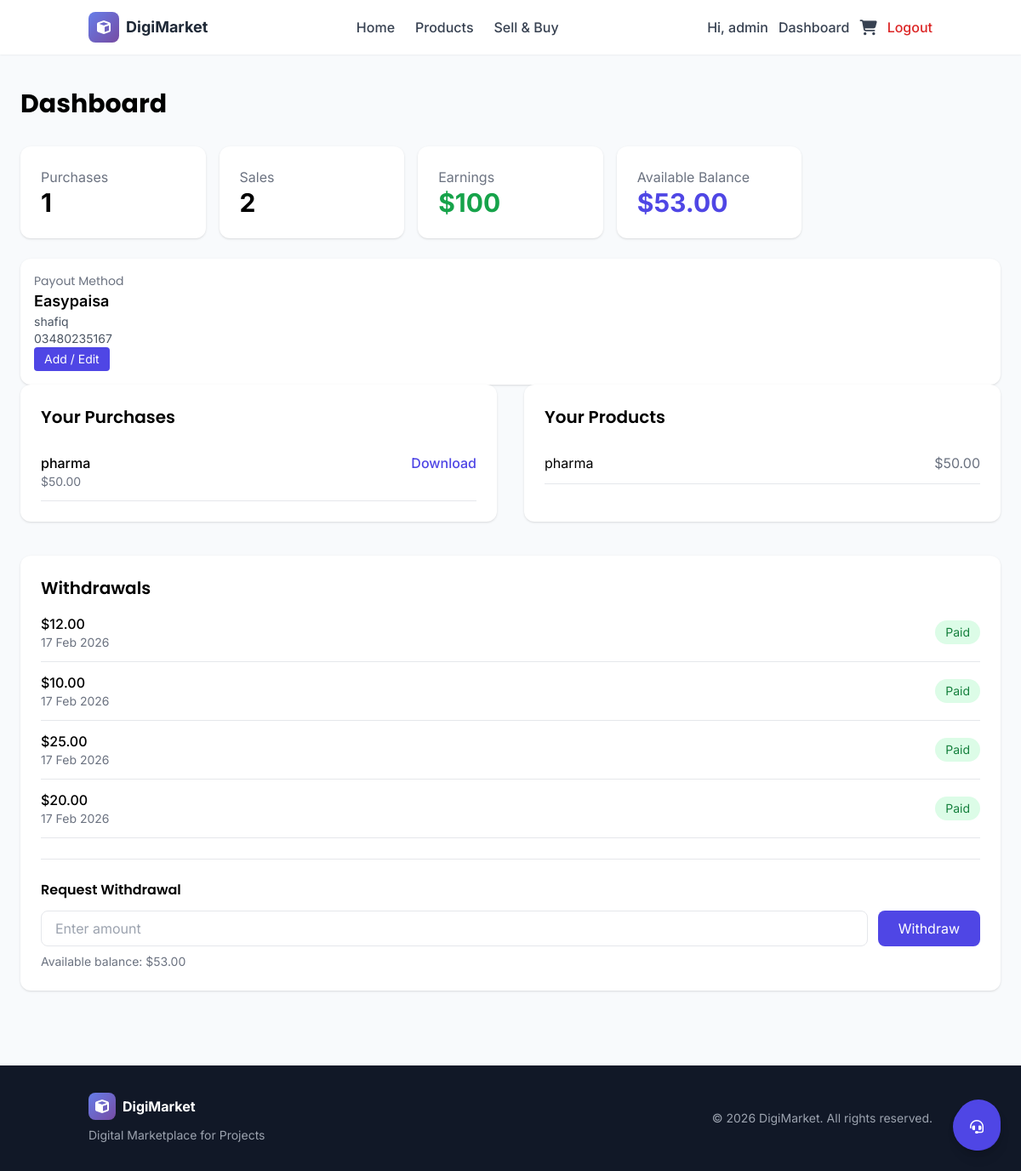
The page /dashboard/ (signed in) on the database its author committed.
### accounts/models.py (models this page shows, shortened)
class SellerProfile(models.Model):
    user = models.OneToOneField(User, on_delete=models.CASCADE)
    available_balance = models.DecimalField(max_digits=10, decimal_places=2, default=0)
    pending_balance = models.DecimalField(max_digits=10, decimal_places=2, default=0)
    PAYMENT_METHODS = (
        ('easypaisa', 'EasyPaisa'),
        ('jazzcash', 'JazzCash'),
        ('bank', 'Bank Transfer'),
    )
    payout_method = models.CharField(max_length=20, choices=PAYMENT_METHODS, blank=True, null=True)
    account_title = models.CharField(max_length=100, blank=True, null=True)
    account_number = models.CharField(max_length=50, blank=True, null=True)
    iban = models.CharField(max_length=50, blank=True, null=True)

class WithdrawalRequest(models.Model):
    seller = models.ForeignKey(User, on_delete=models.CASCADE)
    amount = models.DecimalField(max_digits=10, decimal_places=2)
    payment_method = models.CharField(max_length=50)
    account_number = models.CharField(max_length=100)
    STATUS_CHOICES = (
        ('pending', 'Pending'),
        ('approved', 'Approved'),
        ('rejected', 'Rejected'),
    )
    status = models.CharField(max_length=20, choices=STATUS_CHOICES, default='pending')
    created_at = models.DateTimeField(auto_now_add=True)

### products/models.py (models this page shows, shortened)
class Order(models.Model):
    user = models.ForeignKey(User, on_delete=models.CASCADE)
    product = models.ForeignKey(Product, on_delete=models.CASCADE, null=True, blank=True)
    approved = models.BooleanField(default=False)
    payment_screenshot = models.ImageField(
    upload_to="payments/",
    null=True,
    blank=True
)
    created_at = models.DateTimeField(auto_now_add=True)

class Product(models.Model):
    CATEGORY_CHOICES = (
        ('web', 'Web Templates'),
        ('mobile', 'Mobile Apps'),
        ('plugin', 'Plugins & Extensions'),
        ('graphics', 'Graphics & Icons'),
        ('course', 'Courses & Tutorials'),
    )
    owner = models.ForeignKey(User, on_delete=models.CASCADE, related_name="products")
    title = models.CharField(max_length=255)
    category = models.CharField(
        max_length=50,
        choices=CATEGORY_CHOICES
    )
    price = models.DecimalField(max_digits=8, decimal_places=2)
    description = models.TextField()
    image = models.ImageField(upload_to='products/', blank=True, null=True)
    rating = models.FloatField(default=0)
    is_active = models.BooleanField(default=True)
    project_file = models.FileField(
        upload_to='product_files/',
        blank=True,
        null=True
    )

### accounts/views.py (the view)
# urls.py: path("dashboard/", views.dashboard, name="dashboard"),
@login_required
def dashboard(request):
    user = request.user
    profile, _ = SellerProfile.objects.get_or_create(user=user)
    if request.method == "POST":
        form = PayoutForm(request.POST, instance=profile)
        if form.is_valid():
            form.save()
            messages.success(request, "Payout details updated")
    else:
        form = PayoutForm(instance=profile)
    purchases = Order.objects.filter(user=user, approved=True)
    seller_products = Product.objects.filter(owner=user)
    sales = Order.objects.filter(product__owner=user, approved=True)
    earnings = sales.aggregate(total=Sum('product__price'))['total'] or 0
    withdrawals = WithdrawalRequest.objects.filter(seller=user).order_by('-created_at')
    return render(request, 'accounts/dashboard.html', {
        'purchases': purchases,
        'sales': sales,
        'earnings': earnings,
        'seller_products': seller_products,
        'profile': profile,
        'withdrawals': withdrawals,
        'form': form,   # 🔴 VERY IMPORTANT (send form to template)
    })

### accounts/forms.py
class PayoutForm(forms.ModelForm):
    class Meta:
        model = SellerProfile
        fields = ['payout_method', 'account_title', 'account_number', 'iban']

### cart/context_processors.py (called while the page is built)
def cart_context(request):
    if request.user.is_authenticated:
        cart = Cart.objects.filter(user=request.user).first()
        total = 0
        count = 0
        if cart:
            for item in cart.items.all():
                total += item.product.price * item.quantity
                count += item.quantity
        return {
            'cart': cart,
            'cart_total': total,
            'cart_count': count,
        }
    return {
        'cart': None,
        'cart_total': 0,
        'cart_count': 0,
    }

### templates/accounts/dashboard.html (shortened to what this page needs)
{% extends "base.html" %}
{% block content %}
<div class="max-w-7xl mx-auto py-10 px-6">
    <h1 class="text-3xl font-bold mb-8">Dashboard</h1>
    <div class="grid grid-cols-1 md:grid-cols-5 gap-4 mb-6">
        <div class="bg-white rounded-xl shadow p-6">
            <p class="text-gray-500">Purchases</p>
            <p class="text-3xl font-bold">{{ purchases.count }}</p>
        </div>
        <div class="bg-white rounded-xl shadow p-6">
            <p class="text-gray-500">Sales</p>
            <p class="text-3xl font-bold">{{ sales.count }}</p>
        </div>
        <div class="bg-white rounded-xl shadow p-6">
            <p class="text-gray-500">Earnings</p>
            <p class="text-3xl font-bold text-green-600">${{ earnings }}</p>
        </div>
        <div class="bg-white rounded-xl shadow p-6">
            <p class="text-gray-500">Available Balance</p>
            <p class="text-3xl font-bold text-indigo-600">
                ${{ profile.available_balance|default:0 }}
            </p>
        </div>
    </div>
<div class="bg-white rounded-xl shadow p-4">
    <h3 class="text-gray-500 text-sm">Payout Method</h3>
    {% if profile.payout_method %}
        <p class="text-lg font-semibold capitalize">
            {{ profile.payout_method }}
        </p>
        <p class="text-sm text-gray-600">
            {{ profile.account_title }}
        </p>
        <p class="text-sm text-gray-600">
            {{ profile.account_number }}
        </p>
        <button onclick="togglePayout()" class="bg-indigo-600 text-white px-3 py-1 rounded text-sm">
    Add / Edit
</button>
    {% else %}
    <p class="text-red-500 text-sm">No payment method added</p>
    <button onclick="togglePayout()"
            class="bg-indigo-600 text-white px-3 py-1 rounded text-sm">
        Add Now
    </button>
{% endif %}
</div>
    <div class="grid lg:grid-cols-2 gap-8">
        <div class="bg-white rounded-xl shadow p-6">
            <h2 class="text-xl font-semibold mb-4">Your Purchases</h2>
            {% for order in purchases %}
                <div class="flex justify-between border-b py-3">
                    <div>
                        <p class="font-medium">{{ order.product.title }}</p>
                        <p class="text-sm text-gray-500">${{ order.product.price }}</p>
                    </div>
                    <a href="{% url 'download_project' order.product.id %}"
                       class="text-indigo-600 font-medium">
                       Download
                    </a>
                </div>
            {% empty %}
                <p class="text-gray-400">No purchases yet</p>
            {% endfor %}
        </div>
        <div class="bg-white rounded-xl shadow p-6">
            <h2 class="text-xl font-semibold mb-4">Your Products</h2>
            {% for product in seller_products %}
                <div class="flex justify-between border-b py-3">
                    <p>{{ product.title }}</p>
                    <span class="text-gray-500">${{ product.price }}</span>
                </div>
            {% empty %}
                <p class="text-gray-400">You haven't uploaded products</p>
            {% endfor %}
        </div>
    </div>
    <div class="bg-white rounded-xl shadow p-6 mt-10">
        <h2 class="text-xl font-semibold mb-4">Withdrawals</h2>
        <div class="space-y-3 mb-6">
            {% for w in withdrawals %}
                <div class="flex justify-between items-center border-b pb-3">
                    <div>
                        <p class="font-medium">${{ w.amount }}</p>
                        <p class="text-sm text-gray-500">
                            {{ w.created_at|date:"d M Y" }}
                        </p>
                    </div>
                    {% if w.status == "pending" %}
                        <span class="px-3 py-1 text-sm bg-yellow-100 text-yellow-700 rounded-full">
                            Pending
                        </span>
                    {% elif w.status == "approved" %}
                        <span class="px-3 py-1 text-sm bg-green-100 text-green-700 rounded-full">
                            Paid
                        </span>
                    {% else %}
                        <span class="px-3 py-1 text-sm bg-red-100 text-red-700 rounded-full">
                            Rejected
                        </span>
                    {% endif %}
                </div>
            {% empty %}
                <p class="text-gray-400">No withdrawals yet</p>
            {% endfor %}
        </div>
        <div class="border-t pt-6">
            <h3 class="font-semibold mb-3">Request Withdrawal</h3>
            <form method="post" action="{% url 'withdraw_request' %}" class="flex gap-3">
                <input type="number"
                       step="0.01"
                       min="1"
                       name="amount"
                       placeholder="Enter amount"
                       class="flex-1 border rounded-lg px-4 py-2 focus:ring-2 focus:ring-indigo-500"
                       required>
                <button type="submit"
                        class="bg-indigo-600 text-white px-6 py-2 rounded-lg hover:bg-indigo-700">
                    Withdraw
                </button>
            </form>
            <p class="text-sm text-gray-500 mt-2">
                Available balance: ${{ profile.available_balance|default:0 }}
            </p>
        </div>
    </div>
</div>
{% endblock %}

### templates/base.html (shortened to what this page needs)
<!DOCTYPE html>
<html lang="en">
<head>
    <script src="https://cdn.tailwindcss.com"></script>
    <link rel="stylesheet" href="https://cdnjs.cloudflare.com/ajax/libs/font-awesome/6.4.0/css/all.min.css">
</head>
<body class="min-h-screen flex flex-col">
    <nav class="sticky top-0 z-50 bg-white shadow-sm">
        <div class="container mx-auto px-4 py-3">
            <div class="flex justify-between items-center">
                <a href="/" class="flex items-center space-x-2">
                    <div class="w-9 h-9 gradient-bg rounded-lg flex items-center justify-center">
                        <i class="fas fa-cube text-white"></i>
                    </div>
                    <span class="text-lg font-bold text-gray-800">DigiMarket</span>
                </a>
                <div class="hidden md:flex items-center space-x-6">
                    <a href="/" class="nav-link font-medium text-gray-700 hover:text-indigo-600 transition py-2 {% if request.path == '/' or request.path == '' %}active-nav{% endif %}">Home</a>
                    <a href="/products" class="nav-link font-medium text-gray-700 hover:text-indigo-600 transition py-2 {% if request.path == '/products' %}active-nav{% endif %}">Products</a>
                    <a href="/sell-buy" class="nav-link font-medium text-gray-700 hover:text-indigo-600 transition py-2 {% if request.path == '/sell-buy' %}active-nav{% endif %}">Sell & Buy</a>
                </div>
<div class="flex items-center space-x-3">
    {% if user.is_authenticated %}
        <span class="hidden md:inline-block text-gray-700 font-medium">
            Hi, {{ user.username }}
        </span>
       <a href="/dashboard/" class="hidden md:inline-block font-medium text-gray-700 hover:text-indigo-600">
        Dashboard
    </a>
      <button onclick="toggleCart()" class="relative text-gray-700 hover:text-indigo-600">
    <i class="fas fa-shopping-cart text-lg"></i>
</button>
        <form method="post" action="{% url 'logout' %}" class="hidden md:inline-block">
    <button type="submit" class="text-red-600 font-medium">
        Logout
    </button>
</form>
    {% endif %}
</div>
    </nav>
    <main class="flex-grow">
        {% block content %}
        {% endblock %}
    </main>
    <footer class="bg-gray-900 text-white mt-12">
        <div class="container mx-auto px-4 py-8">
            <div class="flex flex-col md:flex-row justify-between items-center">
                <div class="mb-4 md:mb-0">
                    <div class="flex items-center space-x-2">
                        <div class="w-8 h-8 gradient-bg rounded-lg flex items-center justify-center">
                            <i class="fas fa-cube text-white"></i>
                        </div>
                        <span class="font-bold">DigiMarket</span>
                    </div>
                    <p class="text-gray-400 text-sm mt-2">Digital Marketplace for Projects</p>
                </div>
                <div class="text-gray-400 text-sm">
                    © 2026 DigiMarket. All rights reserved.
                </div>
            </div>
        </div>
    </footer>
<div id="supportButton"
     class="fixed bottom-6 right-6 z-50">
    <button onclick="toggleSupport()"
        class="bg-indigo-600 hover:bg-indigo-700 text-white p-4 rounded-full shadow-lg transition duration-300">
    </button>
</div>
<div class="fixed bottom-6 right-6 z-50">
    <button onclick="toggleSupport()"
        class="w-14 h-14 bg-indigo-600 text-white rounded-full shadow-md hover:bg-indigo-700 transition flex items-center justify-center">
        <i class="fas fa-headset"></i>
    </button>
</div>
</body>
</html>

### templates/base.html (style rules this page uses)
:root { --primary: #7c3aed; --primary-dark: #5b21b6; --accent: #06d6a0; }
body { font-family: 'Inter', sans-serif; background-color: #f8fafc; }
h1, h2, h3 { font-family: 'Poppins', sans-serif; }
.gradient-bg { background: linear-gradient(135deg, #667eea 0%, #764ba2 100%); }

### rows shown on the page
SellerProfile: available_balance "53.00", payout_method "Easypaisa", account_title "shafiq", account_number "03480235167"
Order: product "pharma", product.price "50.00"
Product: title "pharma", price "50.00"
WithdrawalRequest: amount "12.00", created_at "17 Feb 2026", status "Paid"
WithdrawalRequest: amount "10.00", created_at "17 Feb 2026", status "Paid"
WithdrawalRequest: amount "25.00", created_at "17 Feb 2026", status "Paid"
WithdrawalRequest: amount "20.00", created_at "17 Feb 2026", status "Paid"

### other values the page prints
{{ user.username }} "admin"
{{ purchases.count }} "1"
{{ sales.count }} "2"
{{ earnings }} "100"
